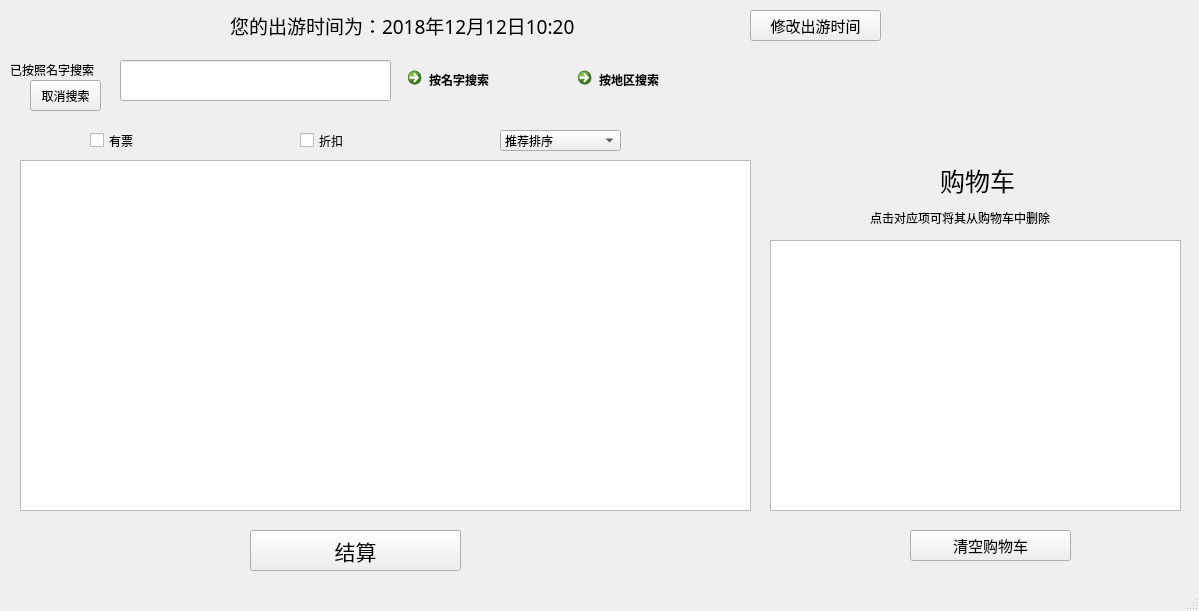
<?xml version="1.0" encoding="UTF-8"?>
<ui version="4.0">
 <class>allsite</class>
 <widget class="QMainWindow" name="allsite">
  <property name="geometry">
   <rect>
    <x>0</x>
    <y>0</y>
    <width>1199</width>
    <height>611</height>
   </rect>
  </property>
  <property name="windowTitle">
   <string>查看景点</string>
  </property>
  <widget class="QWidget" name="centralwidget">
   <widget class="QCheckBox" name="ticket">
    <property name="geometry">
     <rect>
      <x>90</x>
      <y>130</y>
      <width>91</width>
      <height>21</height>
     </rect>
    </property>
    <property name="font">
     <font>
      <pointsize>9</pointsize>
     </font>
    </property>
    <property name="text">
     <string>有票</string>
    </property>
    <property name="checked">
     <bool>false</bool>
    </property>
    <property name="tristate">
     <bool>false</bool>
    </property>
   </widget>
   <widget class="QCheckBox" name="discount">
    <property name="geometry">
     <rect>
      <x>300</x>
      <y>130</y>
      <width>91</width>
      <height>21</height>
     </rect>
    </property>
    <property name="font">
     <font>
      <pointsize>9</pointsize>
     </font>
    </property>
    <property name="text">
     <string>折扣</string>
    </property>
   </widget>
   <widget class="QCommandLinkButton" name="name_s">
    <property name="geometry">
     <rect>
      <x>400</x>
      <y>60</y>
      <width>161</width>
      <height>41</height>
     </rect>
    </property>
    <property name="font">
     <font>
      <family>Segoe UI</family>
     </font>
    </property>
    <property name="text">
     <string>按名字搜索</string>
    </property>
   </widget>
   <widget class="QListWidget" name="site_list">
    <property name="geometry">
     <rect>
      <x>20</x>
      <y>160</y>
      <width>731</width>
      <height>351</height>
     </rect>
    </property>
    <property name="horizontalScrollBarPolicy">
     <enum>Qt::ScrollBarAlwaysOff</enum>
    </property>
    <property name="editTriggers">
     <set>QAbstractItemView::NoEditTriggers</set>
    </property>
   </widget>
   <widget class="QCommandLinkButton" name="area_s">
    <property name="geometry">
     <rect>
      <x>570</x>
      <y>60</y>
      <width>181</width>
      <height>41</height>
     </rect>
    </property>
    <property name="font">
     <font>
      <family>Segoe UI</family>
     </font>
    </property>
    <property name="text">
     <string>按地区搜索</string>
    </property>
   </widget>
   <widget class="QLineEdit" name="search">
    <property name="geometry">
     <rect>
      <x>120</x>
      <y>60</y>
      <width>271</width>
      <height>41</height>
     </rect>
    </property>
   </widget>
   <widget class="QLabel" name="label">
    <property name="geometry">
     <rect>
      <x>940</x>
      <y>160</y>
      <width>171</width>
      <height>41</height>
     </rect>
    </property>
    <property name="font">
     <font>
      <family>等线</family>
      <pointsize>19</pointsize>
     </font>
    </property>
    <property name="text">
     <string>购物车</string>
    </property>
   </widget>
   <widget class="QLabel" name="label_2">
    <property name="geometry">
     <rect>
      <x>870</x>
      <y>210</y>
      <width>231</width>
      <height>16</height>
     </rect>
    </property>
    <property name="text">
     <string>点击对应项可将其从购物车中删除</string>
    </property>
   </widget>
   <widget class="QPushButton" name="save_order">
    <property name="geometry">
     <rect>
      <x>250</x>
      <y>530</y>
      <width>211</width>
      <height>41</height>
     </rect>
    </property>
    <property name="font">
     <font>
      <family>微软雅黑</family>
      <pointsize>16</pointsize>
     </font>
    </property>
    <property name="text">
     <string>结算</string>
    </property>
   </widget>
   <widget class="QPushButton" name="clear_o_list">
    <property name="geometry">
     <rect>
      <x>910</x>
      <y>530</y>
      <width>161</width>
      <height>31</height>
     </rect>
    </property>
    <property name="font">
     <font>
      <family>微软雅黑</family>
      <pointsize>11</pointsize>
     </font>
    </property>
    <property name="text">
     <string>清空购物车</string>
    </property>
   </widget>
   <widget class="QLabel" name="time_La">
    <property name="geometry">
     <rect>
      <x>230</x>
      <y>10</y>
      <width>511</width>
      <height>31</height>
     </rect>
    </property>
    <property name="font">
     <font>
      <family>微软雅黑</family>
      <pointsize>14</pointsize>
     </font>
    </property>
    <property name="text">
     <string>您的出游时间为：2018年12月12日10:20</string>
    </property>
   </widget>
   <widget class="QListWidget" name="o_list">
    <property name="geometry">
     <rect>
      <x>770</x>
      <y>240</y>
      <width>411</width>
      <height>271</height>
     </rect>
    </property>
    <property name="horizontalScrollBarPolicy">
     <enum>Qt::ScrollBarAlwaysOff</enum>
    </property>
    <property name="editTriggers">
     <set>QAbstractItemView::NoEditTriggers</set>
    </property>
   </widget>
   <widget class="QPushButton" name="pushButton">
    <property name="geometry">
     <rect>
      <x>750</x>
      <y>10</y>
      <width>131</width>
      <height>31</height>
     </rect>
    </property>
    <property name="font">
     <font>
      <family>等线</family>
      <pointsize>11</pointsize>
     </font>
    </property>
    <property name="text">
     <string>修改出游时间</string>
    </property>
   </widget>
   <widget class="QComboBox" name="sort_by">
    <property name="geometry">
     <rect>
      <x>500</x>
      <y>130</y>
      <width>121</width>
      <height>21</height>
     </rect>
    </property>
    <item>
     <property name="text">
      <string>推荐排序</string>
     </property>
    </item>
    <item>
     <property name="text">
      <string>价格排序</string>
     </property>
    </item>
    <item>
     <property name="text">
      <string>预订量排序</string>
     </property>
    </item>
   </widget>
   <widget class="QPushButton" name="pushButton_2">
    <property name="geometry">
     <rect>
      <x>30</x>
      <y>80</y>
      <width>71</width>
      <height>31</height>
     </rect>
    </property>
    <property name="text">
     <string>取消搜索</string>
    </property>
   </widget>
   <widget class="QLabel" name="tip">
    <property name="geometry">
     <rect>
      <x>10</x>
      <y>60</y>
      <width>111</width>
      <height>20</height>
     </rect>
    </property>
    <property name="text">
     <string>已按照名字搜索</string>
    </property>
   </widget>
  </widget>
  <widget class="QStatusBar" name="statusbar"/>
 </widget>
 <resources/>
 <connections/>
</ui>
